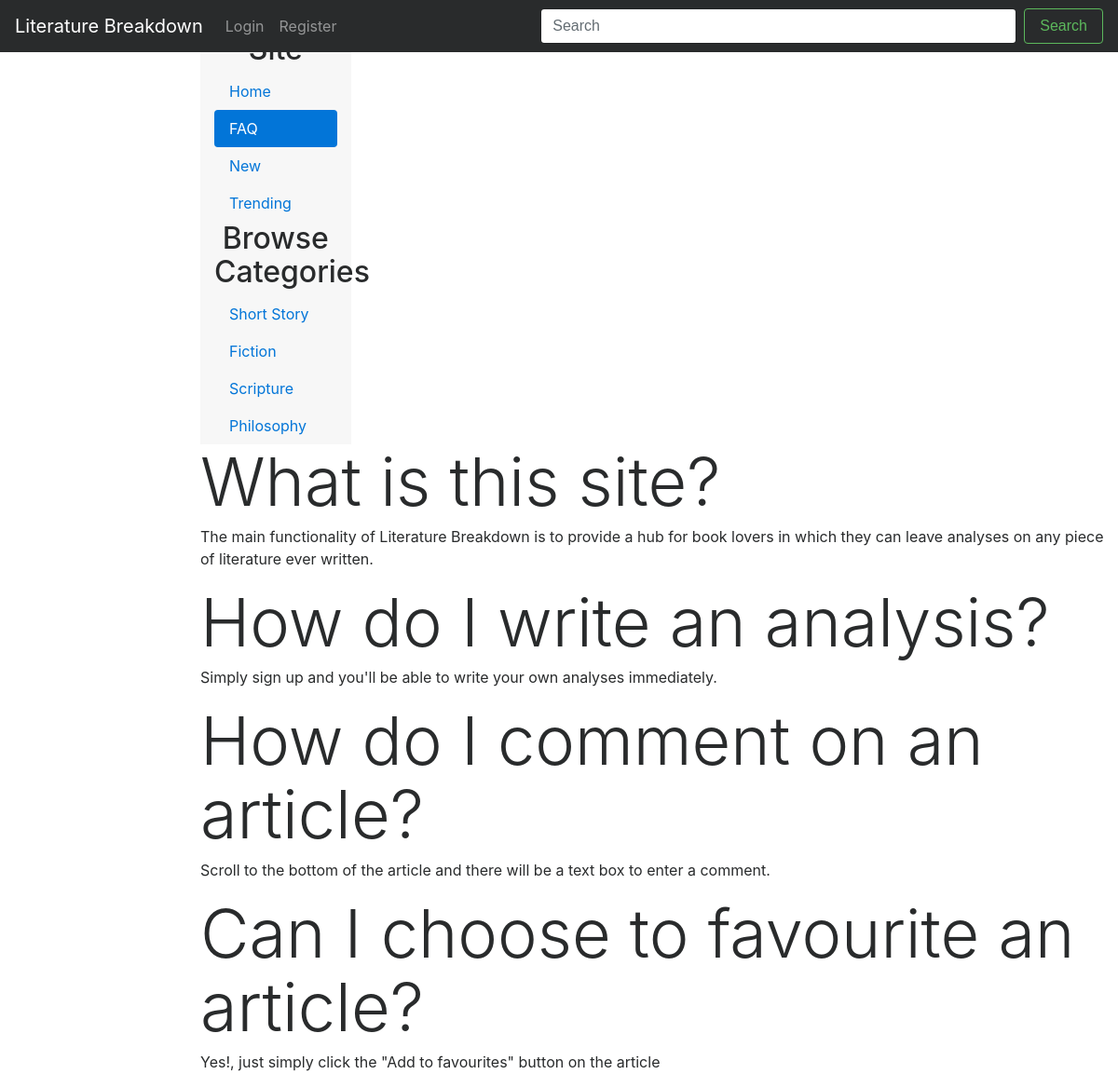
Screenshot of /literaturebreakdown/faq/ with the database file from the repository.
### lit/models.py (models this page shows, shortened)
class Category(models.Model):
    name = models.CharField(max_length=50, unique=False)
    slug = models.SlugField()

### lit/views.py (the view)
def faq(request):
    category_list = Category.objects.all()
    context_dict = {'categories': category_list}
    return render(request, 'lit/faq.html', context_dict)

### templates/lit/faq.html (shortened to what this page needs)
<!DOCTYPE html>
{% extends 'lit/base.html' %}
{% load staticfiles %}
{% block body_block %}
	<div class="row">
	<div class="col-sm-9 offset-sm-3 col-md-10 offset-md-2 main">
		<nav class="col-sm-3 col-md-2 hidden-xs-down bg-faded sidebar">
		  <ul class="nav nav-pills flex-column">
			<li class="nav-item">
			<h2 style="text-align:center">Browse Site</h2>
			</li>
				<li class="nav-item">
				  <a class="nav-link" href="{% url 'index' %}">Home <span class="sr-only">(current)</span></a>
				</li>
				<li class="nav-item">
				  <a class="nav-link active" href="{% url 'faq' %}">FAQ</a>
				</li>
				<li class="nav-item">
				  <a class="nav-link" href="{% url 'new' %}">New</a>
				</li>
				<li class="nav-item">
				  <a class="nav-link" href="{% url 'trending' %}">Trending</a>
				</li>
			<li class="nav-item">
			<h2 style="text-align:center">Browse Categories</h2>
			</li>
			{% if categories %}
			  {% for category in categories %}
					<li class="nav-item">
					  <a class="nav-link" href="{% url 'show_category' category.slug %}">{{ category.name }}</a>
					</li>
			   {% endfor %}
			 {% else %}
				  <strong>There are no categories to show.</strong>
			{% endif %}
			 </ul>
		</nav>
		<h1 class="display-3">What is this site?</h1>
		<p>The main functionality of Literature Breakdown is to provide a hub for book lovers in which they can
			leave analyses on any piece of literature ever written.</p>
		<h1 class="display-3">How do I write an analysis?</h1>
		<p>Simply sign up and you'll be able to write your own analyses immediately.</p>
		<h1 class="display-3">How do I comment on an article?</h1>
        <p>Scroll to the bottom of the article and there will be a text box to enter a comment.</p>
        <h1 class="display-3">Can I choose to favourite an article?</h1>
        <p>Yes!, just simply click the "Add to favourites" button on the article</p>
	</div>
	</div>
{% endblock %}

### rows the page displays
Category: name "Short Story"
Category: name "Fiction"
Category: name "Scripture"
Category: name "Philosophy"
